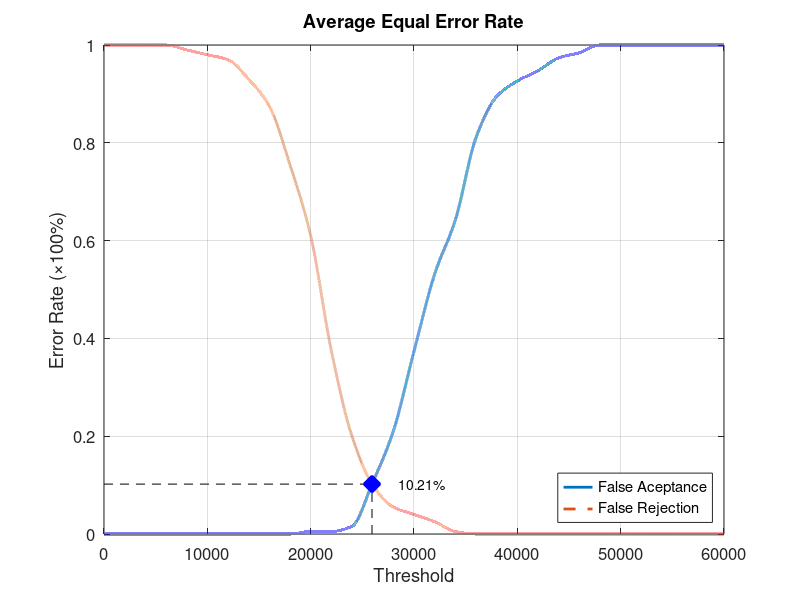
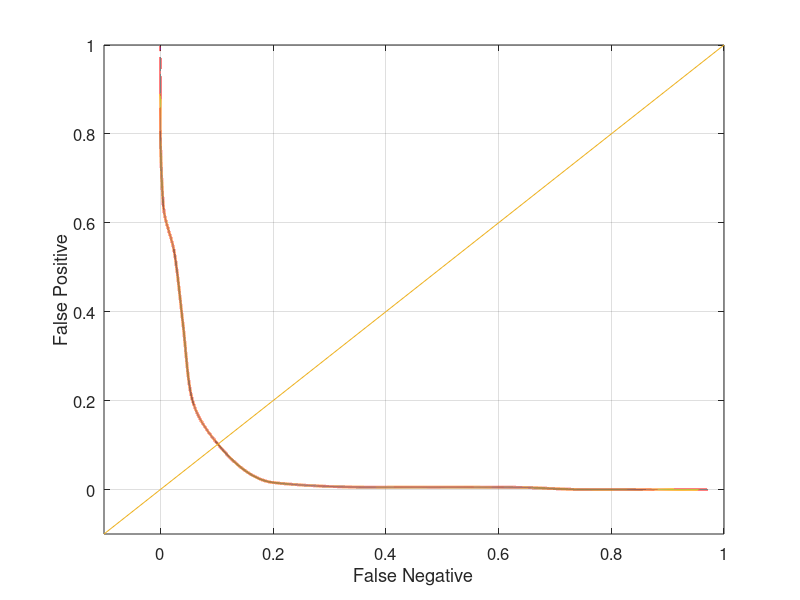

MATLAB code to generate these figures, in order:
function yEER = Database1_3
close all;
clear;
clc;
x = 0:2000:60000;
xq = 0:0.5:60000;

y0 = [0 0 0 0 0 0 0 0 0 0 0.00526316 0.00526316 0.0157895 0.105263 0.210526 0.373684 0.531579 0.642105 0.810526 0.894737 0.926316 0.947368 0.973684 0.984211 1 1 1 1 1 1 1];
yy0 = interp1(x, y0, xq, 'pchip');
y1 = [1 1 1 1 0.99 0.98 0.97 0.93 0.875 0.755 0.61 0.375 0.2 0.1 0.055 0.04 0.025 0.005 0 0 0 0 0 0 0 0 0 0 0 0 0];
yy1 = interp1(x, y1, xq, 'pchip');

% Calculating EER: 
y2 = abs(y0 - y1);
find(y2 == min(y2))
yy2 = abs(yy0 - yy1);
xEER = find(yy2 == min(yy2));
xEERIndex = xq(xEER) % X-axis EER
yEER = yy0(xEER) % Y-axis EER

main = figure
plot(xq, yy0,'-','LineWidth', 2);	hold on
plot(xq, yy1,'--','LineWidth', 2);	hold on
plot([xEERIndex xEERIndex], [0 yEER], 'k--');	hold on
plot([0 xEERIndex], [yEER yEER], 'k--');	hold on
plot(xEERIndex, yEER, 'bx', 'LineWidth', 10);	hold on
text(xEERIndex + 10 * xEERIndex / 100, yEER, [num2str(round((10000 * yEER)) / 100) '%'])
legend('False Aceptance', 'False Rejection', 'Location', 'SouthEast')
xlabel('Threshold')
ylabel('Error Rate (\times100%)')
title('Average Equal Error Rate')
set(gca, 'FontSize', 12)
axis([0 60000 0 1])
grid on

print(main, 'Database1_3Main', '-dpng');
FNRxFPR = figure('Color', [1 1 1]);
plot(yy1, yy0, '-', yy1, yy0, 'LineWidth', 2);
hold on
y = -0.1:0.1:1
plot(y, y); 
set(gca, 'FontSize', 12)
xlabel('False Negative')
ylabel('False Positive')
axis([-0.1 1 -0.1 1])
set(gca, 'FontSize', 12)
grid on

print(FNRxFPR, 'Database1_3FNRxFPR','-dpng');
end
